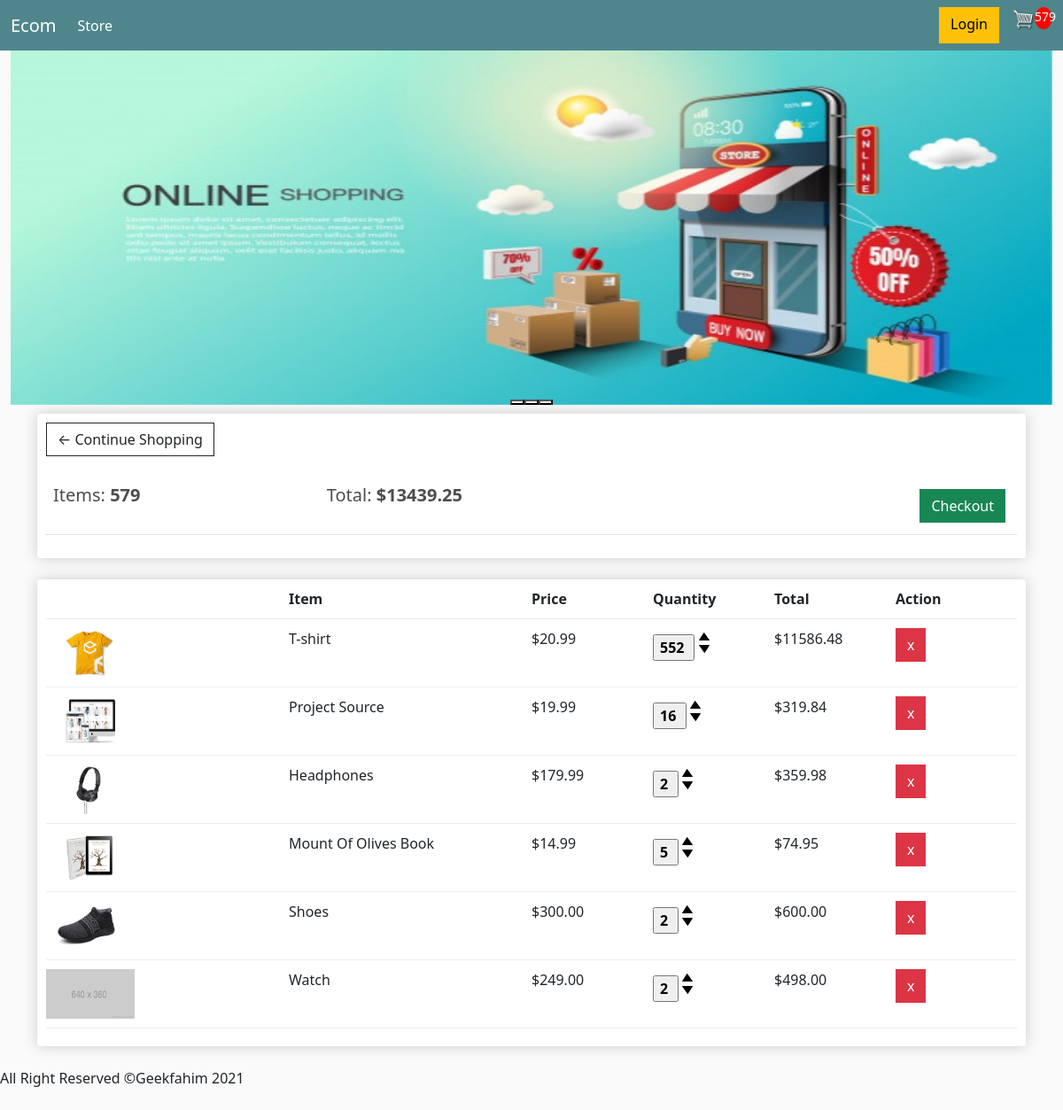
The page /cart/ (signed in) on the database as committed earlier.
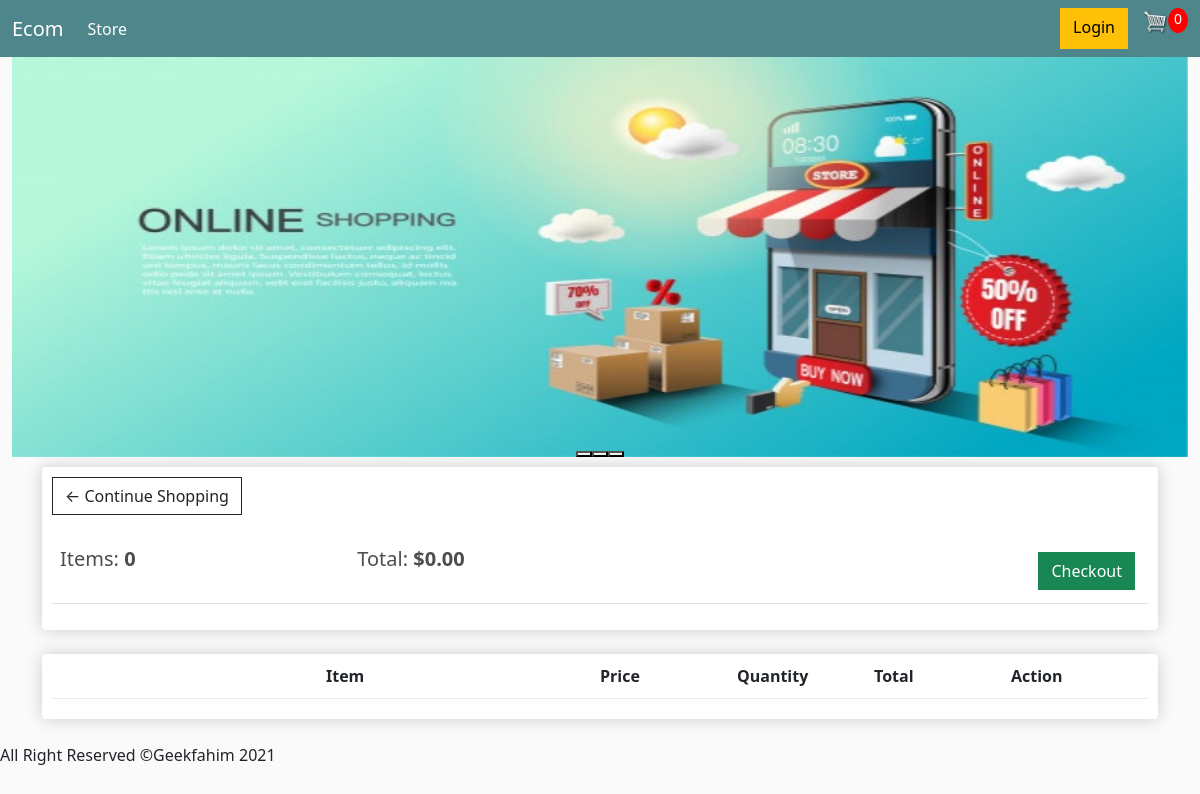
The same page on the database as committed later.
### store/models.py (models this page shows, shortened)
class Order(models.Model):
	customer =models.ForeignKey(Customer,on_delete=models.SET_NULL,null=True,blank=True)
	date_ordered=models.DateTimeField(auto_now_add=True)
	complete=models.BooleanField(default=False,null=True,blank=False)
	transaction_id=models.CharField(max_length=200,null=True)
	@property
	def get_cart_total(self):
		orderitems= self.orderitem_set.all()
		total = sum([item.get_total for item in orderitems])
		return total
	@property
	def get_cart_item(self):
		orderitems= self.orderitem_set.all()
		total = sum([item.quantity for item in orderitems])
		return total

class OrderItem(models.Model):
	product =models.ForeignKey(Product,on_delete=models.SET_NULL,null=True,blank=True)
	order =models.ForeignKey(Order,on_delete=models.SET_NULL,null=True,blank=True)
	quantity=models.IntegerField(default=0,null=True,blank=True)
	date_added=models.DateTimeField(auto_now_add=True)
	@property
	def get_total(self):
		total = self.product.price * self.quantity
		return total

class Product(models.Model):
	name=models.CharField(max_length=200,null=True)
	price=models.FloatField(max_length=200,null=True)
	digital=models.BooleanField(default=False,null=True,blank=False)
	image=models.ImageField(null=True,blank=True)
	@property
	def imageUrl(self):
		try:
			url = self.image.url
		except:
			url='images/placeholder.png'
		return url

### store/views.py (the view)
# urls.py: path('cart/',views.cart,name='cart'),
def cart(request):
    if request.user.is_authenticated:
        customer=request.user.customer
        order, created = Order.objects.get_or_create(customer=customer,complete=False)
        items = order.orderitem_set.all()
        cartItems=order.get_cart_item
    else:
        items=[]
        order={'get_cart_item':0,'get_cart_total':0,'shipping':False}
        cartItems=order['get_cart_item']
    context={'items':items,'order':order,'cartItems':cartItems}
    return render(request,'store/cart.html',context)

### store/templates/store/cart.html
{% extends 'store/main.html' %}
{% load static %}
{% block content %}
	<div class="row">
		<div class="col-lg-12">
			<div class="box-element">
				<a  class="btn btn-outline-dark" href="{% url 'store' %}">&#x2190; Continue Shopping</a>
				<br>
				<br>
				<table class="table">
					<tr>
						<th><h5>Items: <strong>{{order.get_cart_item}}</strong></h5></th>
						<th><h5>Total:<strong> ${{order.get_cart_total|floatformat:2}}</strong></h5></th>
						<th>
							<a  style="float:right; margin:5px;" class="btn btn-success" href="{% url 'checkout' %}">Checkout</a>
						</th>
					</tr>
				</table>
			</div>
			<br>
			<div class="box-element">
				<div class="cart-row">
					<div style="flex:2"></div>
					<div style="flex:2"><strong>Item</strong></div>
					<div style="flex:1"><strong>Price</strong></div>
					<div style="flex:1"><strong>Quantity</strong></div>
					<div style="flex:1"><strong>Total</strong></div>
					<div style="flex:1"><strong>Action</strong></div>
				</div>
				{% for item in items%}
				<div class="cart-row">
					<div style="flex:2"><img class="row-image" src="{{item.product.imageUrl}}"></div>
					<div style="flex:2"><p>{{item.product.name}}</p></div>
					<div style="flex:1"><p>${{item.product.price|floatformat:2}}</p></div>
					<div style="flex:1">
						<input type="button" name="" class="quantity" value="{{item.quantity}}">
						<div class="quantity">
							<img data-product={{item.product.id}} data-action="add" class="chg-quantity update-cart" src="{% static  'images/arrow-up.png' %}">
							<img data-product={{item.product.id}} data-action="remove" class="chg-quantity update-cart" src="{% static  'images/arrow-down.png' %}">
						</div>
					</div>
					<div style="flex:1"><p>${{item.get_total|floatformat:2}}</p></div>
					<div style="flex: 1">
						<button data-product={{item.product.id}} data-action="delete" class="btn btn-danger update-cart" >x</button>
					</div>
				</div>
				{%endfor%}
			</div>
		</div>
	</div>
{% endblock content %}

### store/templates/store/main.html (shortened to what this page needs)
<!DOCTYPE html>
{%load static%}
<html lang="en">
<head>
    <link href="https://cdn.jsdelivr.net/npm/bootstrap@5.0.0-beta1/dist/css/bootstrap.min.css" rel="stylesheet">
    <link rel="stylesheet" href="https://pro.fontawesome.com/releases/v5.10.0/css/all.css" />
    <link rel="stylesheet" href="{% static 'css/main.css' %}">
</head>
<body>
{% include 'store/partials/navbar.html' %}
    <div class="container-fluid">
        <div class="col-md-12">
            <div id="carouselExampleIndicators" class="carousel slide" data-bs-ride="carousel">
                <div class="carousel-indicators">
                    <button type="button" data-bs-target="#carouselExampleIndicators" data-bs-slide-to="0" class="active" aria-current="true" aria-label="Slide 1"></button>
                    <button type="button" data-bs-target="#carouselExampleIndicators" data-bs-slide-to="1" aria-label="Slide 2"></button>
                    <button type="button" data-bs-target="#carouselExampleIndicators" data-bs-slide-to="2" aria-label="Slide 3"></button>
                </div>
                <div class="carousel-inner">
                    <div class="carousel-item active">
                        <img src="{% static 'images/banner.jpg' %}" class="d-block w-100" alt="...">
                    </div>
                </div>
            </div>
        </div>
    </div>
    <div class="container">
        {%block content%}
        {%endblock%}
    </div>
{%include 'store/partials/footer.html' %}
</body>
</html>

### store/templates/store/partials/navbar.html (shortened to what this page needs)
    {% load static%}
    <nav class="navbar navbar-expand-lg navbar-dark bg-dark">
        <div class="container-fluid">
            <a class="navbar-brand" href="#">Ecom</a>
            <div class="collapse navbar-collapse" id="navbarSupportedContent">
                <ul class="navbar-nav me-auto mb-2 mb-lg-0">
                    <li class="nav-item">
                        <a class="nav-link active" aria-current="page" href="{% url 'store' %}">Store</a>
                    </li>
                </ul>
                <form class="d-flex">
                    <a href="" class="btn btn-warning">Login</a> <br>
                    <a href="{% url 'cart' %}">
                        <img id="cart-icon" src="{% static 'images/cart.png' %}">
                    </a>
                    <p id="cart-total">{{cartItems}}</p>
                </form>
            </div>
        </div>
    </nav>

### store/templates/store/partials/footer.html
    <footer class="my-4">
        <p>All Right Reserved &copy;Geekfahim 2021</p>
    </footer>

### static/css/main.css (style rules this page uses)
body { background-color: hsl(0, 0%, 98%); }
h1,h2,h3,h4,h5,h6 { color:hsl(0, 0%, 30%); }
.box-element { box-shadow:hsl(0, 0%, 80%) 0 0 16px; background-color: #fff; border-radius: 4px; padding: 10px; }
.bg-dark { background-color: #4f868c!important; }
#cart-icon { width:25px; display: inline-block; margin-left: 15px; }
#cart-total { display: block; text-align: center; color:#fff; background-color: red; width: 20px; height: 25px; border-radius: 50%; font-size: 14px; }
.col-lg-4, .col-lg-6, .col-lg-8, .col-lg-12 { margin-top: 10px; }
.btn { border-radius: 0; }
.cart-row { display: flex; align-items: flex-stretch; padding-bottom: 10px; margin-bottom: 10px; border-bottom: 1px solid #ececec; }
.slide img { height:400px; width: 100%; }

Rows that differ between the two databases and show on the page:
removed Order: get_cart_item "579", get_cart_total "13439.25"
removed OrderItem: product.imageUrl (picture), product.name "T-shirt", product.price "20.99", quantity "552", get_total "11586.48"
removed OrderItem: product.imageUrl (picture), product.name "Project Source", product.price "19.99", quantity "16", get_total "319.84"
removed OrderItem: product.imageUrl (picture), product.name "Headphones", product.price "179.99", quantity "2", get_total "359.98"
removed OrderItem: product.imageUrl (picture), product.name "Mount Of Olives Book", product.price "14.99", quantity "5", get_total "74.95"
removed OrderItem: product.imageUrl (picture), product.name "Shoes", product.price "300.00", quantity "2", get_total "600.00"
removed OrderItem: shows a picture, product.name "Watch", product.price "249.00", quantity "2", get_total "498.00"
added Order: get_cart_item "0", get_cart_total "0.00"
Other text that changed with them:
{{ cartItems }}: "579" → "0"
